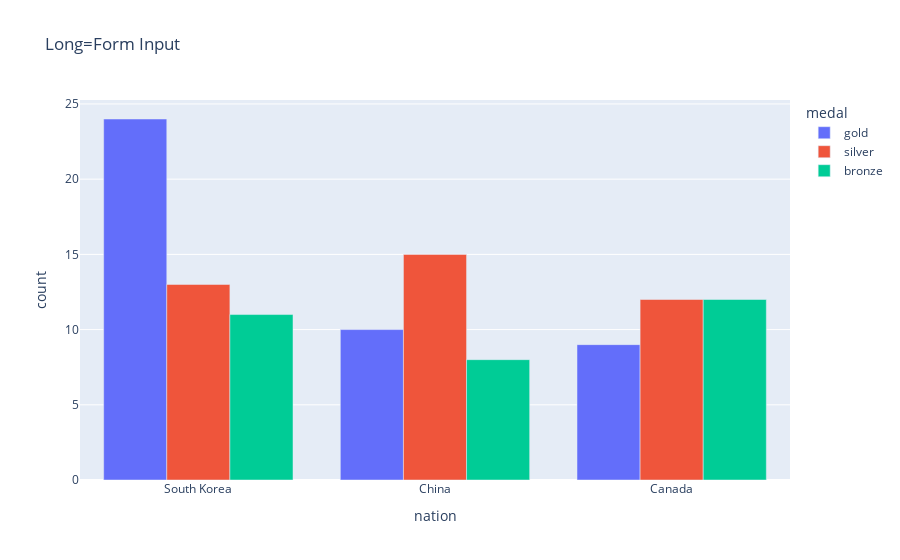

Notebook source saved alongside this figure:
### Code cell
fig = px.bar(long_df, x = 'nation', y='count',color ='medal',barmode='group',title='Long=Form Input') #barmode
fig.show()

### Figure 1 — Plotly figure (JSON) as saved in the notebook; plotly's stock layout.template omitted (floating-point values rounded to 4 significant figures)
{"data": [{"alignmentgroup": "True", "hovertemplate": "medal=gold<br>nation=%{x}<br>count=%{y}<extra></extra>", "legendgroup": "gold", "marker": {"color": "#636efa", "pattern": {"shape": ""}}, "name": "gold", "offsetgroup": "gold", "orientation": "v", "showlegend": true, "textposition": "auto", "type": "bar", "x": ["South Korea", "China", "Canada"], "xaxis": "x", "y": [24, 10, 9], "yaxis": "y"}, {"alignmentgroup": "True", "hovertemplate": "medal=silver<br>nation=%{x}<br>count=%{y}<extra></extra>", "legendgroup": "silver", "marker": {"color": "#EF553B", "pattern": {"shape": ""}}, "name": "silver", "offsetgroup": "silver", "orientation": "v", "showlegend": true, "textposition": "auto", "type": "bar", "x": ["South Korea", "China", "Canada"], "xaxis": "x", "y": [13, 15, 12], "yaxis": "y"}, {"alignmentgroup": "True", "hovertemplate": "medal=bronze<br>nation=%{x}<br>count=%{y}<extra></extra>", "legendgroup": "bronze", "marker": {"color": "#00cc96", "pattern": {"shape": ""}}, "name": "bronze", "offsetgroup": "bronze", "orientation": "v", "showlegend": true, "textposition": "auto", "type": "bar", "x": ["South Korea", "China", "Canada"], "xaxis": "x", "y": [11, 8, 12], "yaxis": "y"}], "layout": {"autosize": true, "barmode": "group", "legend": {"title": {"text": "medal"}, "tracegroupgap": 0}, "title": {"text": "Long=Form Input"}, "xaxis": {"anchor": "y", "autorange": true, "domain": [0, 1], "range": [-0.5, 2.5], "title": {"text": "nation"}, "type": "category"}, "yaxis": {"anchor": "x", "autorange": true, "domain": [0, 1], "range": [0, 25.26], "title": {"text": "count"}, "type": "linear"}}}
